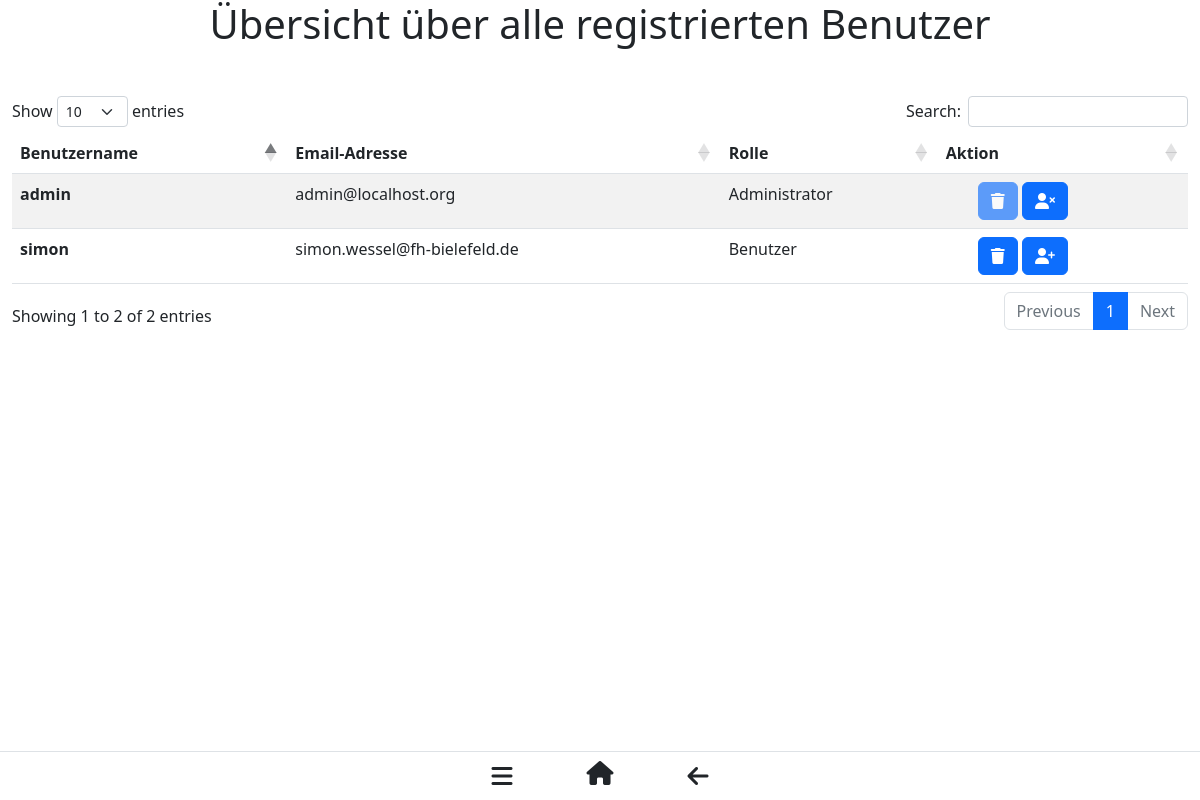
/adminbereich (signed in), run on an earlier commit of the app's database.
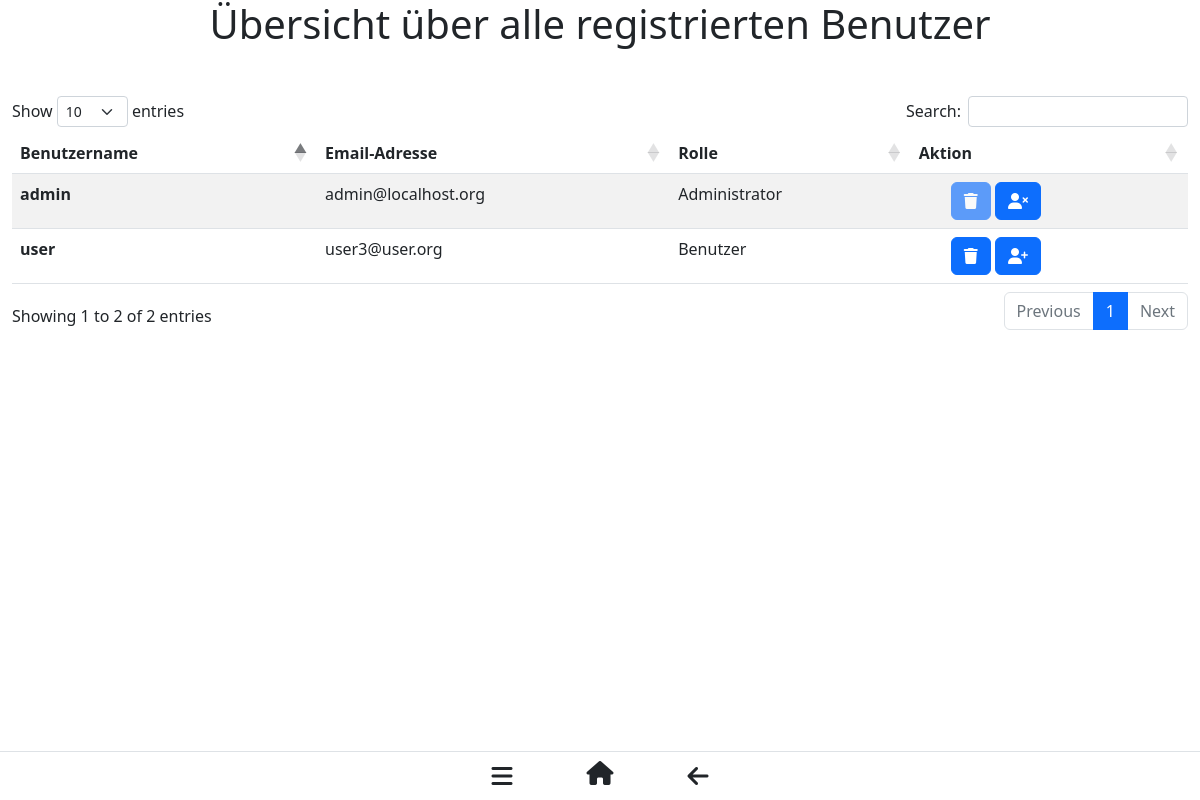
And on a later commit of the database.
### hikerz/db.py (models this page shows, shortened)
class User(db.Model):
    __tablename__ = 'User'
    username = db.Column(db.String(45), primary_key=True)
    emailAdresse = db.Column(db.String(45), nullable=False, unique=True)
    password = db.Column(db.String(80), nullable=False)
    rolle = db.Column(db.Integer(),  nullable=False)
    creatorOfRoute = db.relationship('Route', back_populates='creatorRelationship')
    creatorOfHighlight = db.relationship('Highlight', back_populates='creatorRelationship')
    creatorOfRouteImage = db.relationship('RouteImage', back_populates='creatorRelationship')
    creatorOfReview = db.relationship('Review', back_populates='creatorRelationship')
    member_since = db.Column(db.String(10), nullable=False, default="01.01.2022")

### hikerz/views.py (the view)
@views.route('/adminbereich')
@login_required
def adminbereich():
    if current_user.rolle != 1:
        abort(401)
    allUsers = User.query.all()
    return render_template("adminArea.html", allUsers=allUsers)

### hikerz/__init__.py (called while the page is built)
@login_manager.user_loader
def user_loader(username):
    return User.query.get(username)

### hikerz/templates/adminArea.html (shortened to what this page needs)
{% extends "base.html" %}
{% block content %}
    <h1 align="center"> Übersicht über alle registrierten Benutzer </h1>
    <p><br></p>
    <table id="example" class="table table-striped" style="width:100%">
        <thead>
            <tr>
                <th scope="col">Benutzername</th>
                <th scope="col">Email-Adresse</th>
                <th scope="col">Rolle</th>
                <th scope="col">Aktion</th>
            </tr>
        </thead>
        <tbody>
            {% for u in allUsers %}
                <tr>
                    <th scope="row">{{ u.username }}</th>
                    <td>{{ u.emailAdresse }}</td>
                    <td>{% if u.rolle == 1 %}
                            Administrator
                        {% endif %}
                        {% if u.rolle != 1 %}
                            Benutzer
                        {% endif %}
                    </td>
                    <td>
                        <ul class="list inline m-0">
                            <li class="list-inline-item">
                                {% if u.rolle == 1 %}
                                    <button type="button" class="btn btn-primary" data-bs-toggle="modal" data-bs-target="#myModalFor{{ u.username }}" data-toggle="tooltip" data-placement="top" title="Benutzer löschen" disabled><i class="fa fa-trash"></i></button>
                                {% endif %}
                                {% if u.rolle != 1 %}
                                    <button type="button" class="btn btn-primary" data-bs-toggle="modal" data-bs-target="#myModalFor{{ u.username }}" data-toggle="tooltip" data-placement="top" title="Benutzer löschen"><i class="fa fa-trash"></i></button>
                                {% endif %}
                                {% if u.rolle != 1 %}
                                    <button type="button" class="btn btn-primary" onclick="window.location.href='/benutzerRechteErhoehen/{{ u.username }}';" data-toggle="tooltip" data-placement="top" title="Benutzer zu Administrator machen"><i class="fa fa-user-plus" aria-hidden="true"></i></button>
                                {% endif %}
                                {% if u.rolle == 1 %}
                                    <button type="button" class="btn btn-primary" onclick="window.location.href='/benutzerRechteVerringern/{{ u.username }}';" data-toggle="tooltip" data-placement="top" title="Administratorenrechte des Benutzers entfernen"><i class="fa fa-user-times" aria-hidden="true"></i></button>
                                {% endif %}
                            </li>
                        </ul>
                    </td>
                </tr>
            {% endfor %}
        </tbody>
    </table>
{% endblock %}

### hikerz/templates/base.html (shortened to what this page needs)
<!DOCTYPE html>
<html lang="de">
<head>
    <link href="https://cdn.jsdelivr.net/npm/bootstrap@5.2.0-beta1/dist/css/bootstrap.min.css" rel="stylesheet"
>
    <link rel="stylesheet" href="{{url_for('static', filename='styles.css')}}">
    <link rel="stylesheet" href="https://cdn.datatables.net/1.12.0/css/dataTables.bootstrap5.min.css">
    <link rel="stylesheet" href="https://cdnjs.cloudflare.com/ajax/libs/font-awesome/6.1.1/css/all.min.css"
 />
</head>
<body>
    <div class="container-fluid" style="margin-bottom:4em">
        {%block content%}{%endblock%}
    </div>
    <ul class="nav justify-content-center fixed-bottom border-top align-middle" style="background-color:white">
        <li class="nav-item mx-4 zoom-animation">
            <button class="btn float-start" data-bs-toggle="offcanvas" data-bs-target="#offcanvas" role="button"
                style="height:3em">
                <i class="fa fa-bars fa-xl"></i>
            </button>
        </li>
        <li class="nav-item mx-4 zoom-animation">
            {%if current_user.is_authenticated%}
            <a class="btn float-start py-2" href="{{url_for('views.index')}}" role="button">
                <i class="fa fa-house fa-xl"></i>
            </a>
            {%else%}
            <a class="btn float-start py-2" href="/" role="button">
                <i class="fa fa-house fa-xl"></i>
            </a>
            {%endif%}
        </li>
        <li class="nav-item mx-4 zoom-animation">
            <button class="btn float-start" onclick="window.history.back()" role="button" style="height:3em">
                <i class="fa fa-arrow-left fa-xl"></i>
            </button>
        </li>
    </ul>
</body>
</html>

### hikerz/static/styles.css (style rules this page uses)
:root { --farbe1: #2D5016; --farbe2: #93B7BE; --farbe3: #635255; --farbe4: #DD9787; --farbe5: #89c07f; --farbe6: #f1f4e8; }
.zoom-animation { transition: transform .2s; }

What changed in the data, as far as the page shows it:
removed User: username "simon", emailAdresse "simon.wessel@fh-bielefeld.de", rolle "Benutzer"
added User: username "user", emailAdresse "user3@user.org", rolle "Benutzer"
